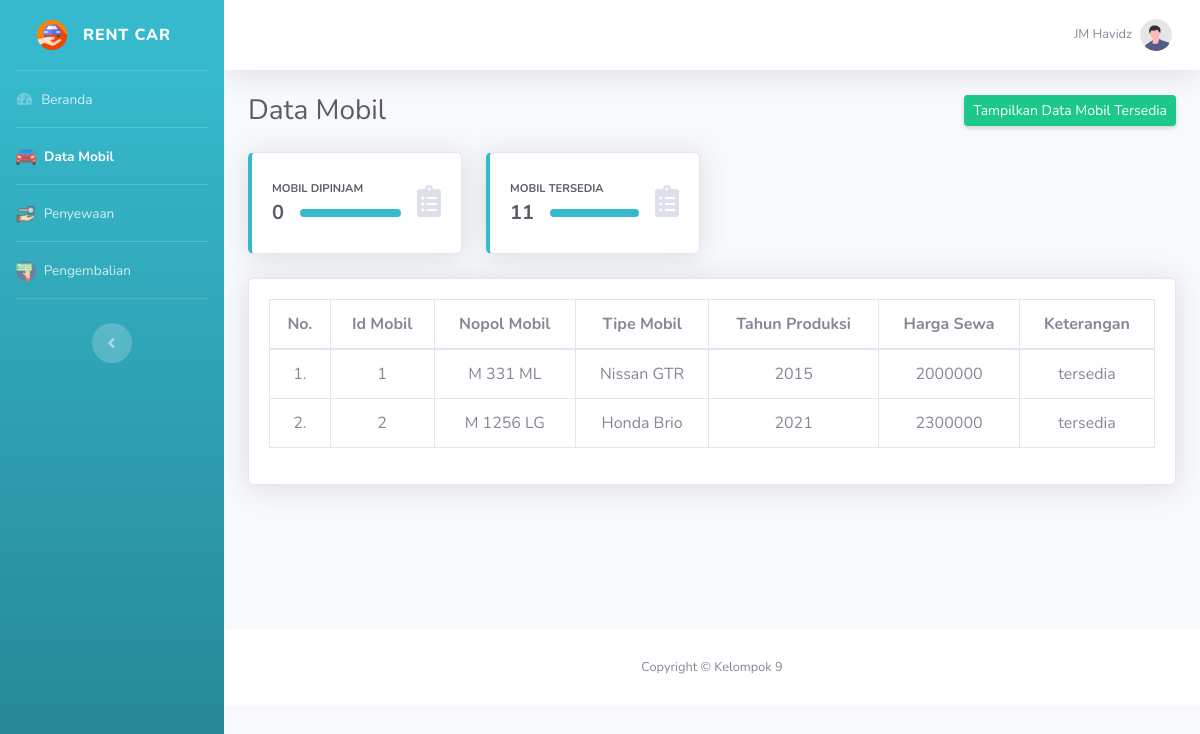
/data_mobil.php (signed in), run on an earlier commit of the app's database.
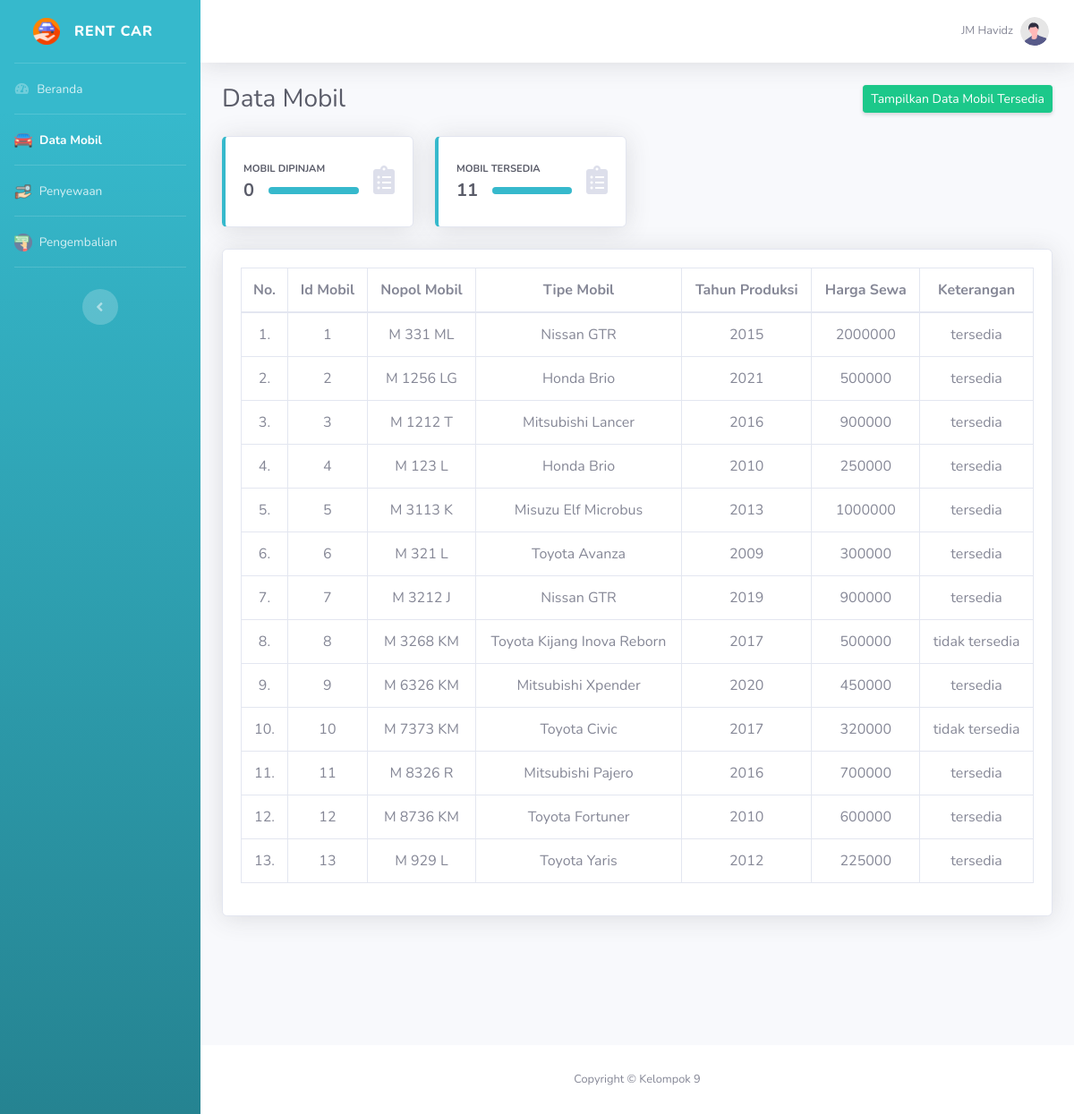
And on a later commit of the database.
### tables this page shows
CREATE TABLE `mobil` (
  `id_mobil` int(11) NOT NULL,
  `nopol_mobil` varchar(100) NOT NULL,
  `tipe_mobil` varchar(100) NOT NULL,
  `tahun_produksi` int(11) NOT NULL,
  `harga_sewa` int(11) NOT NULL,
  `keterangan` varchar(100) NOT NULL
);

### data_mobil.php (the view, shortened to what the changed rows need)
<!DOCTYPE html>
<?php
include "connection/koneksi.php";
$id = $_SESSION['id_admin'];
if(isset ($_SESSION['username'])){
    $query = "select * from admin natural join level_user where id_admin = $id";
    mysqli_query($conn, $query);
    $sql = mysqli_query($conn, $query);
    while($r = mysqli_fetch_array($sql)){
?>
<html lang="en">
<head>
    <link href="vendor/fontawesome-free/css/all.min.css" rel="stylesheet" type="text/css">
    <link href="css/sb-admin-2.min.css" rel="stylesheet">
    <link href="css/arabic.css" rel="stylesheet" >
</head>
<body id="page-top">
    <div id="wrapper">
        <ul class="navbar-nav bg-gradient-info sidebar sidebar-dark accordion" id="accordionSidebar">
        <?php
            if($r['id_level'] == 1){
        ?>
            <a class="sidebar-brand d-flex align-items-center justify-content-center" href="beranda.php">
                <div class="sidebar-brand-icon">
                    <img src="img/icon.png" width="30px" height="30px">
                </div>
                <div class="sidebar-brand-text mx-3">Rent Car</div>
            </a>
            <hr class="sidebar-divider my-0">
            <li class="nav-item">
                <a class="nav-link" href="beranda.php">
                    <i class="fas fa-fw fa-tachometer-alt"></i>
                    <span>Beranda</span>
                </a>
            </li>
            <hr class="sidebar-divider my-0">
            <li class="nav-item active">
                <a class="nav-link" href="data_mobil.php">
                <img alt="Image placeholder" src="img/mobil.png">
                    <span>&nbsp;Data Mobil</span>
                </a>
            </li>
            <hr class="sidebar-divider my-0">
            <li class="nav-item">
                <a class="nav-link" href="peminjaman.php">
                <img alt="Image placeholder" src="img/pinjam.png">
                    <span>&nbsp;Penyewaan</span>
                </a>
            </li>
            <hr class="sidebar-divider my-0">
            <li class="nav-item">
                <a class="nav-link" href="pengembalian.php">
                <img alt="Image placeholder" src="img/kembali.png">
                    <span>&nbsp;Pengembalian</span>
                </a>
            </li>
            <hr class="sidebar-divider my-0">
            <br>
            <div class="text-center d-none d-md-inline">
                <button class="rounded-circle border-0" id="sidebarToggle"></button>
            </div>
        <?php
            } else if($r['id_level'] == 2){
        ?>
            <a class="sidebar-brand d-flex align-items-center justify-content-center" href="beranda.php">
                <div class="sidebar-brand-icon rotate-n-15">
                    <img src="img/dashboard.png" width="30px" height="30px">
                </div>
                <div class="sidebar-brand-text mx-3">Rent Car</div>
            </a>
            <hr class="sidebar-divider my-0">
            <li class="nav-item active">
                <a class="nav-link" href="beranda.php">
                    <i class="fas fa-fw fa-tachometer-alt"></i>
                    <span>Beranda</span>
                </a>
            </li>
            <hr class="sidebar-divider my-0">
            <li class="nav-item">
                <a class="nav-link" href="data_mobil_admin.php">
                    <i class="fas fa-fw fa-folder"></i>
                    <span>Data Mobil</span>
                </a>
            </li>
            <hr class="sidebar-divider my-0">
            <li class="nav-item">
                <a class="nav-link" href="data_transaksi.php">
                    <i class="fas fa-fw fa-folder"></i>
                    <span>Data Transaksi</span>
                </a>
            </li>
            <hr class="sidebar-divider my-0">
            <br>
            <div class="text-center d-none d-md-inline">
                <button class="rounded-circle border-0" id="sidebarToggle"></button>
            </div>
        <?php
            }
        ?>
        </ul>
        <div id="content-wrapper" class="d-flex flex-column">
            <div id="content">
                <nav class="navbar navbar-expand navbar-light bg-white topbar mb-4 static-top shadow">
                    <ul class="navbar-nav ml-auto">
                        <li class="nav-item dropdown no-arrow">
                            <a class="nav-link dropdown-toggle" href="#" id="userDropdown" role="button"
                                data-toggle="dropdown" aria-haspopup="true" aria-expanded="false">
                                <span class="mr-2 d-none d-lg-inline text-gray-600 small"><?php echo $r['nama'];?></span>
                                <img class="img-profile rounded-circle"
                                    src="img/undraw_profile.svg">
                            </a>
                        </li>
                    </ul>
                </nav>
            <?php
                $catalog_mobil_terpinjam = mysqli_query($conn, "SELECT view_definition FROM information_schema.views WHERE TABLE_NAME = 'mobil_terpinjam'");
                foreach ($catalog_mobil_terpinjam as $row) {
                    $view_mobil_terpinjam = $row['view_definition'];
                }
                $execute_view_mobil_terpinjam = mysqli_query($conn, $view_mobil_terpinjam);
                $count_terpinjam = 0;
                foreach ($execute_view_mobil_terpinjam as $row) {
                    $count_terpinjam = $row['COUNT(id_sewa)'];
                }
            ?>
            <?php
                $catalog_mobil_ready = mysqli_query($conn, "SELECT view_definition FROM information_schema.views WHERE TABLE_NAME = 'mobil_ready'");
                foreach ($catalog_mobil_ready as $row) {
                    $view_mobil_ready = $row['view_definition'];
                }
                $execute_view_mobil_ready = mysqli_query($conn, $view_mobil_ready);
                $count_ready = 0;
                foreach ($execute_view_mobil_ready as $row) {
                    $count_ready = $row['COUNT(id_mobil)'];
                }
            ?>
            <div class="container-fluid">
                <div class="d-sm-flex align-items-center justify-content-between mb-4">
                    <h1 class="h3 mb-0 text-gray-800">Data Mobil</h1>
                    <a href="data_mobil_tersedia.php" class="d-none d-sm-inline-block btn btn-sm btn-success shadow-sm">Tampilkan Data Mobil Tersedia</a>
                </div>
                <div class="row">
                    <div class="col-xl-3 col-md-6 mb-4">
                        <div class="card border-left-info shadow h-100 py-2">
                            <div class="card-body">
                                <div class="row no-gutters align-items-center">
                                    <div class="col mr-2">
                                        <div class="text-xs font-weight-bold text-gray-800 text-uppercase mb-1">Mobil Dipinjam
                                        </div>
                                        <div class="row no-gutters align-items-center">
                                            <div class="col-auto">
                                                <div class="h5 mb-0 mr-3 font-weight-bold text-gray-800"><?= $count_terpinjam ?></div>
                                            </div>
                                            <div class="col">
                                                <div class="progress progress-sm mr-2">
                                                    <div class="progress-bar bg-info" role="progressbar"
                                                        style="width: 100%" aria-valuenow="50" aria-valuemin="0"
                                                        aria-valuemax="100"></div>
                                                </div>
                                            </div>
                                        </div>
                                    </div>
                                    <div class="col-auto">
                                        <i class="fas fa-clipboard-list fa-2x text-gray-300"></i>
                                    </div>
                                </div>
                            </div>
                        </div>
                    </div>
                    <div class="col-xl-3 col-md-6 mb-4">
                        <div class="card border-left-info shadow h-100 py-2">
                            <div class="card-body">
                                <div class="row no-gutters align-items-center">
                                    <div class="col mr-2">
                                        <div class="text-xs font-weight-bold text-gray-800 text-uppercase mb-1">Mobil Tersedia
                                        </div>
                                        <div class="row no-gutters align-items-center">
                                            <div class="col-auto">
                                                <div class="h5 mb-0 mr-3 font-weight-bold text-gray-800"><?= $count_ready ?></div>
                                            </div>
                                            <div class="col">
                                                <div class="progress progress-sm mr-2">
                                                    <div class="progress-bar bg-info" role="progressbar"
                                                        style="width: 100%" aria-valuenow="50" aria-valuemin="0"
                                                        aria-valuemax="100"></div>
                                                </div>
                                            </div>
                                        </div>
                                    </div>
                                    <div class="col-auto">
                                        <i class="fas fa-clipboard-list fa-2x text-gray-300"></i>
                                    </div>
                                </div>
                            </div>
                        </div>
                    </div>
                </div>
                <section class="mar-top--x-3 mar-bottom--x-5">
                    <div class="card shadow mb-4">
                        <div class="card-body">
                            <div class="table-responsive">
                            <?php
                            $query_data_mobil = "SELECT * FROM mobil";
                            $sql_data_mobil = mysqli_query($conn, $query_data_mobil);
                            $no = 1;
                            ?>
                                <table class="table table-bordered" id="dataTable" width="100%" cellspacing="0">
                                    <thead align="center">
                                        <tr>
                                            <th>No.</th>
                                            <th>Id Mobil</th>
                                            <th>Nopol Mobil</th>
                                            <th>Tipe Mobil</th>
                                            <th>Tahun Produksi</th>
                                            <th>Harga Sewa</th>
                                            <th>Keterangan</th>
                                        </tr>
                                    </thead>
                                    <tbody align="center">
                                    <?php
                                        while($r_dt_mobil = mysqli_fetch_array($sql_data_mobil)){
                                    ?>
                                        <tr class="odd gradeX">
                                        <td><center><?php echo $no++; ?>.</center></td>
                                        <td><?php echo $r_dt_mobil['id_mobil']; ?></td>
                                        <td><?php echo $r_dt_mobil['nopol_mobil']; ?></td>
                                        <td><?php echo $r_dt_mobil['tipe_mobil']; ?></td>
                                        <td><?php echo $r_dt_mobil['tahun_produksi']; ?></td>
                                        <td><?php echo $r_dt_mobil['harga_sewa']; ?></td>
                                        <td><?php echo $r_dt_mobil['keterangan']; ?></td>
                                        </tr>
                                    <?php
                                        }
                                    ?>
                                    </tbody>
                                </table>
                            </div>
                        </div>
                    </div>
                </section>
            </div>
            <br><br><br><br><br>
            <footer class="sticky-footer bg-white">
                <div class="container my-auto">
                    <div class="copyright text-center my-auto">
                        <span>Copyright &copy; Kelompok 9</span>
                    </div>
                </div>
            </footer>
        </div>
    </div>
</body>
</html>
<?php
  }
} else {
  header('location: logout.php');
}
?>

What changed in the data, as far as the page shows it:
changed mobil "M 1256 LG": harga_sewa "2300000" → "500000"
added mobil: id_mobil "3", nopol_mobil "M 1212 T", tipe_mobil "Mitsubishi Lancer", tahun_produksi "2016", harga_sewa "900000", keterangan "tersedia"
added mobil: id_mobil "4", nopol_mobil "M 123 L", tipe_mobil "Honda Brio", tahun_produksi "2010", harga_sewa "250000", keterangan "tersedia"
added mobil: id_mobil "5", nopol_mobil "M 3113 K", tipe_mobil "Misuzu Elf Microbus", tahun_produksi "2013", harga_sewa "1000000", keterangan "tersedia"
added mobil: id_mobil "6", nopol_mobil "M 321 L", tipe_mobil "Toyota Avanza", tahun_produksi "2009", harga_sewa "300000", keterangan "tersedia"
added mobil: id_mobil "7", nopol_mobil "M 3212 J", tipe_mobil "Nissan GTR", tahun_produksi "2019", harga_sewa "900000", keterangan "tersedia"
added mobil: id_mobil "8", nopol_mobil "M 3268 KM", tipe_mobil "Toyota Kijang Inova Reborn", tahun_produksi "2017", harga_sewa "500000", keterangan "tidak tersedia"
added mobil: id_mobil "9", nopol_mobil "M 6326 KM", tipe_mobil "Mitsubishi Xpender", tahun_produksi "2020", harga_sewa "450000", keterangan "tersedia"
added mobil: id_mobil "10", nopol_mobil "M 7373 KM", tipe_mobil "Toyota Civic", tahun_produksi "2017", harga_sewa "320000", keterangan "tidak tersedia"
added mobil: id_mobil "11", nopol_mobil "M 8326 R", tipe_mobil "Mitsubishi Pajero", tahun_produksi "2016", harga_sewa "700000", keterangan "tersedia"
added mobil: id_mobil "12", nopol_mobil "M 8736 KM", tipe_mobil "Toyota Fortuner", tahun_produksi "2010", harga_sewa "600000", keterangan "tersedia"
added mobil: id_mobil "13", nopol_mobil "M 929 L", tipe_mobil "Toyota Yaris", tahun_produksi "2012", harga_sewa "225000", keterangan "tersedia"
